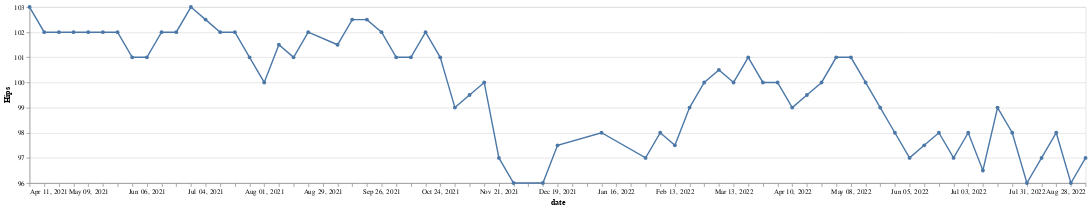

Notebook source saved alongside this figure:
### Code cell
# Hips
chart = make_chart(9)

chart

### Figure 1 — Vega-Lite specification as saved in the notebook (floating-point values rounded to 4 significant figures)
{"$schema": "https://vega.github.io/schema/vega-lite/v4.17.0.json", "config": {"view": {"continuousHeight": 300, "continuousWidth": 400}}, "data": {"name": "data-50839cea718c11a8570f898a363e1937"}, "datasets": {"data-50839cea718c11a8570f898a363e1937": [{"Hips": 103, "date": "2021-04-11T00:00:00"}, {"Hips": 102, "date": "2021-04-18T00:00:00"}, {"Hips": 102, "date": "2021-04-25T00:00:00"}, {"Hips": 102, "date": "2021-05-02T00:00:00"}, {"Hips": 102, "date": "2021-05-09T00:00:00"}, {"Hips": 102, "date": "2021-05-16T00:00:00"}, {"Hips": 102, "date": "2021-05-23T00:00:00"}, {"Hips": 101, "date": "2021-05-30T00:00:00"}, {"Hips": 101, "date": "2021-06-06T00:00:00"}, {"Hips": 102, "date": "2021-06-13T00:00:00"}, {"Hips": 102, "date": "2021-06-20T00:00:00"}, {"Hips": 103, "date": "2021-06-27T00:00:00"}, {"Hips": null, "date": "2021-07-04T00:00:00"}, {"Hips": 102, "date": "2021-07-11T00:00:00"}, {"Hips": 102, "date": "2021-07-18T00:00:00"}, {"Hips": 101, "date": "2021-07-25T00:00:00"}, {"Hips": 100, "date": "2021-08-01T00:00:00"}, {"Hips": 101.5, "date": "2021-08-08T00:00:00"}, {"Hips": 101, "date": "2021-08-15T00:00:00"}, {"Hips": 102, "date": "2021-08-22T00:00:00"}, {"Hips": 101.5, "date": "2021-09-05T00:00:00"}, {"Hips": 102.5, "date": "2021-09-12T00:00:00"}, {"Hips": 102.5, "date": "2021-09-19T00:00:00"}, {"Hips": 102, "date": "2021-09-26T00:00:00"}, {"Hips": 101, "date": "2021-10-03T00:00:00"}, {"Hips": 101, "date": "2021-10-10T00:00:00"}, {"Hips": 102, "date": "2021-10-17T00:00:00"}, {"Hips": 101, "date": "2021-10-24T00:00:00"}, {"Hips": 99, "date": "2021-10-31T00:00:00"}, {"Hips": 99.5, "date": "2021-11-07T00:00:00"}, {"Hips": 100, "date": "2021-11-14T00:00:00"}, {"Hips": 97, "date": "2021-11-21T00:00:00"}, {"Hips": 96, "date": "2021-11-28T00:00:00"}, {"Hips": 96, "date": "2021-12-12T00:00:00"}, {"Hips": 97.5, "date": "2021-12-19T00:00:00"}, {"Hips": 98, "date": "2022-01-09T00:00:00"}, {"Hips": 97, "date": "2022-01-30T00:00:00"}, {"Hips": 98, "date": "2022-02-06T00:00:00"}, {"Hips": 97.5, "date": "2022-02-13T00:00:00"}, {"Hips": 99, "date": "2022-02-20T00:00:00"}, {"Hips": 100, "date": "2022-02-27T00:00:00"}, {"Hips": 100.5, "date": "2022-03-06T00:00:00"}, {"Hips": 100, "date": "2022-03-13T00:00:00"}, {"Hips": 101, "date": "2022-03-20T00:00:00"}, {"Hips": 100, "date": "2022-03-27T00:00:00"}, {"Hips": 100, "date": "2022-04-03T00:00:00"}, {"Hips": 99, "date": "2022-04-10T00:00:00"}, {"Hips": null, "date": "2022-04-17T00:00:00"}, {"Hips": 100, "date": "2022-04-24T00:00:00"}, {"Hips": 101, "date": "2022-05-01T00:00:00"}, {"Hips": 101, "date": "2022-05-08T00:00:00"}, {"Hips": 100, "date": "2022-05-15T00:00:00"}, {"Hips": 99, "date": "2022-05-22T00:00:00"}, {"Hips": 98, "date": "2022-05-29T00:00:00"}, {"Hips": 97, "date": "2022-06-05T00:00:00"}, {"Hips": 97.5, "date": "2022-06-12T00:00:00"}, {"Hips": 98, "date": "2022-06-19T00:00:00"}, {"Hips": 97, "date": "2022-06-26T00:00:00"}, {"Hips": 98, "date": "2022-07-03T00:00:00"}, {"Hips": 96.5, "date": "2022-07-10T00:00:00"}, {"Hips": 99, "date": "2022-07-17T00:00:00"}, {"Hips": 98, "date": "2022-07-24T00:00:00"}, {"Hips": 96, "date": "2022-07-31T00:00:00"}, {"Hips": 97, "date": "2022-08-07T00:00:00"}, {"Hips": 98, "date": "2022-08-14T00:00:00"}, {"Hips": 96, "date": "2022-08-21T00:00:00"}, {"Hips": 97, "date": "2022-08-28T00:00:00"}]}, "encoding": {"x": {"axis": {"grid": false}, "field": "date", "sort": "-x", "timeUnit": "yearmonthdate", "title": "date", "type": "temporal"}, "y": {"field": "Hips", "impute": {"frame": [-1, 1], "method": "mean"}, "scale": {"zero": false}, "title": "Hips", "type": "quantitative"}}, "height": 250, "mark": {"point": true, "type": "line"}, "width": 1500}
